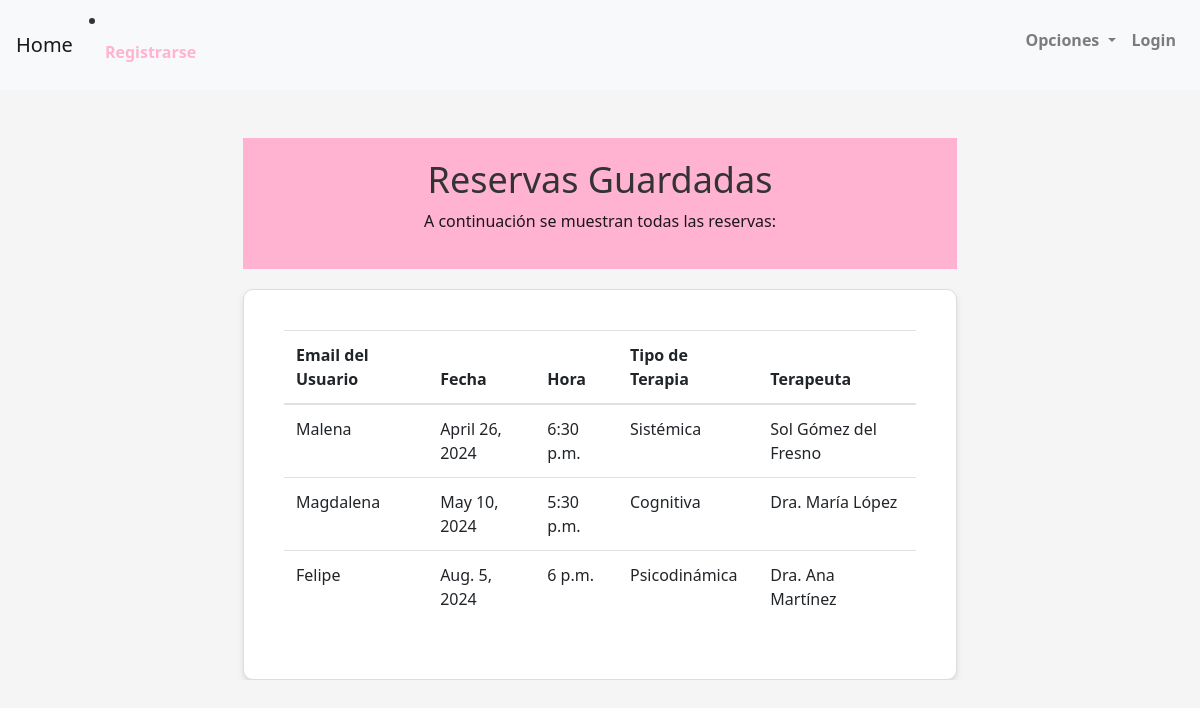
The page /bookingpsico/bookingpsico/todas_las_reservas/ on the database its author committed.
### bookingpsico/models.py (models this page shows, shortened)
class Reserva(models.Model):
    nombre_usuario = models.CharField(max_length=100)
    fecha = models.DateField()
    hora = models.TimeField()
    tipo_terapia = models.CharField(max_length=100)
    terapeuta = models.ForeignKey('Terapeuta', on_delete=models.CASCADE)

class Terapeuta(models.Model):
    nombre = models.CharField(max_length=100)
    def __str__(self):
        return self.nombre

### bookingpsico/views.py (the view)
# urls.py: path("bookingpsico/todas_las_reservas/", todas_las_reservas, name = "todas_las_reservas"),
def todas_las_reservas(request):
    reservas = Reserva.objects.all()
    contexto_dict = {"todas_las_reservas": reservas}
    return render(request, "list.html", contexto_dict)

### bookingpsico/templates/list.html (shortened to what this page needs)
{% extends 'home.html' %}
{% block content %}
<div class="container mt-4">
    <header>
        <h1>Reservas Guardadas</h1>
        <p>A continuación se muestran todas las reservas:</p>
    </header>
    <div class="card">
        <div class="card-body">
            <table class="table">
                <thead>
                    <tr>
                        <th>Email del Usuario</th>
                        <th>Fecha</th>
                        <th>Hora</th>
                        <th>Tipo de Terapia</th>
                        <th>Terapeuta</th>
                    </tr>
                </thead>
                <tbody>
                    {% for reserva in todas_las_reservas %}
                    <tr>
                        <td>{{ reserva.nombre_usuario }}</td>
                        <td>{{ reserva.fecha }}</td>
                        <td>{{ reserva.hora }}</td>
                        <td>{{ reserva.tipo_terapia }}</td>
                        <td>{{ reserva.terapeuta }}</td>
                    </tr>
                    {% endfor %}
                </tbody>
            </table>
        </div>
    </div>
</div>
{% endblock content %}

### bookingpsico/templates/home.html (style rules this page uses)
body { font-family: 'Segoe UI', Tahoma, Geneva, Verdana, sans-serif; background-color: #f5f5f5; color: #333; font-size: 16px; }
header { background-color: #ffb3d1; color: #1b1717; padding: 20px; text-align: center; }
.container { width: 80%; margin: auto; overflow: hidden; }
.card { background-color: #ffffff; border: 1px solid #ddd; padding: 20px; margin-top: 20px; box-shadow: 0 4px 6px rgba(0,0,0,0.1); border-radius: 10px; }
h1 { font-size: 36px; color: #333; }

### rows shown on the page
Reserva: nombre_usuario "Malena", fecha "April 26, 2024", hora "6:30 p.m.", tipo_terapia "Sistémica", terapeuta "Sol Gómez del Fresno"
Reserva: nombre_usuario "Magdalena", fecha "May 10, 2024", hora "5:30 p.m.", tipo_terapia "Cognitiva", terapeuta "Dra. María López"
Reserva: nombre_usuario "Felipe", fecha "Aug. 5, 2024", hora "6 p.m.", tipo_terapia "Psicodinámica", terapeuta "Dra. Ana Martínez"
